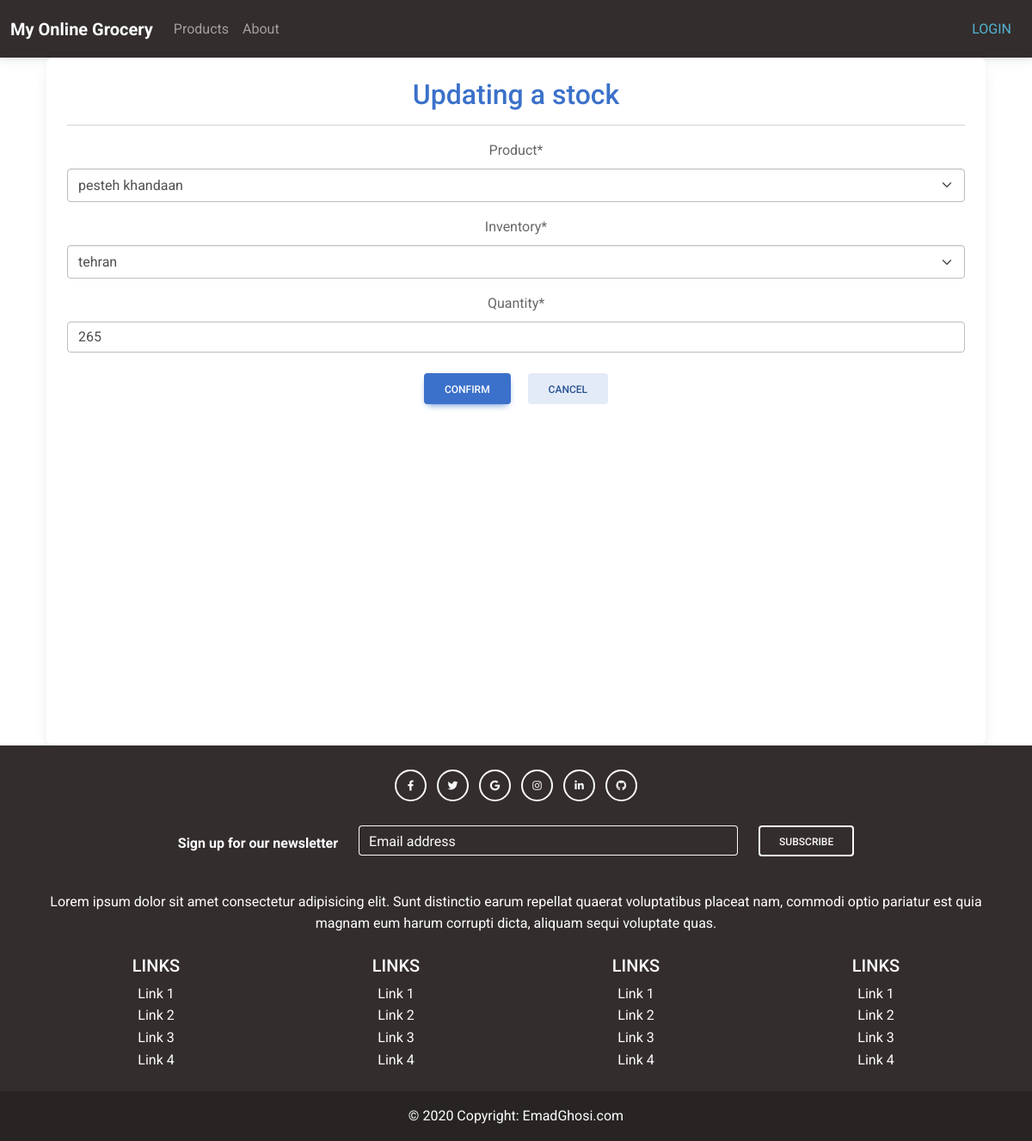
Before: /inventory/stockupdate/9/ with the older database file.
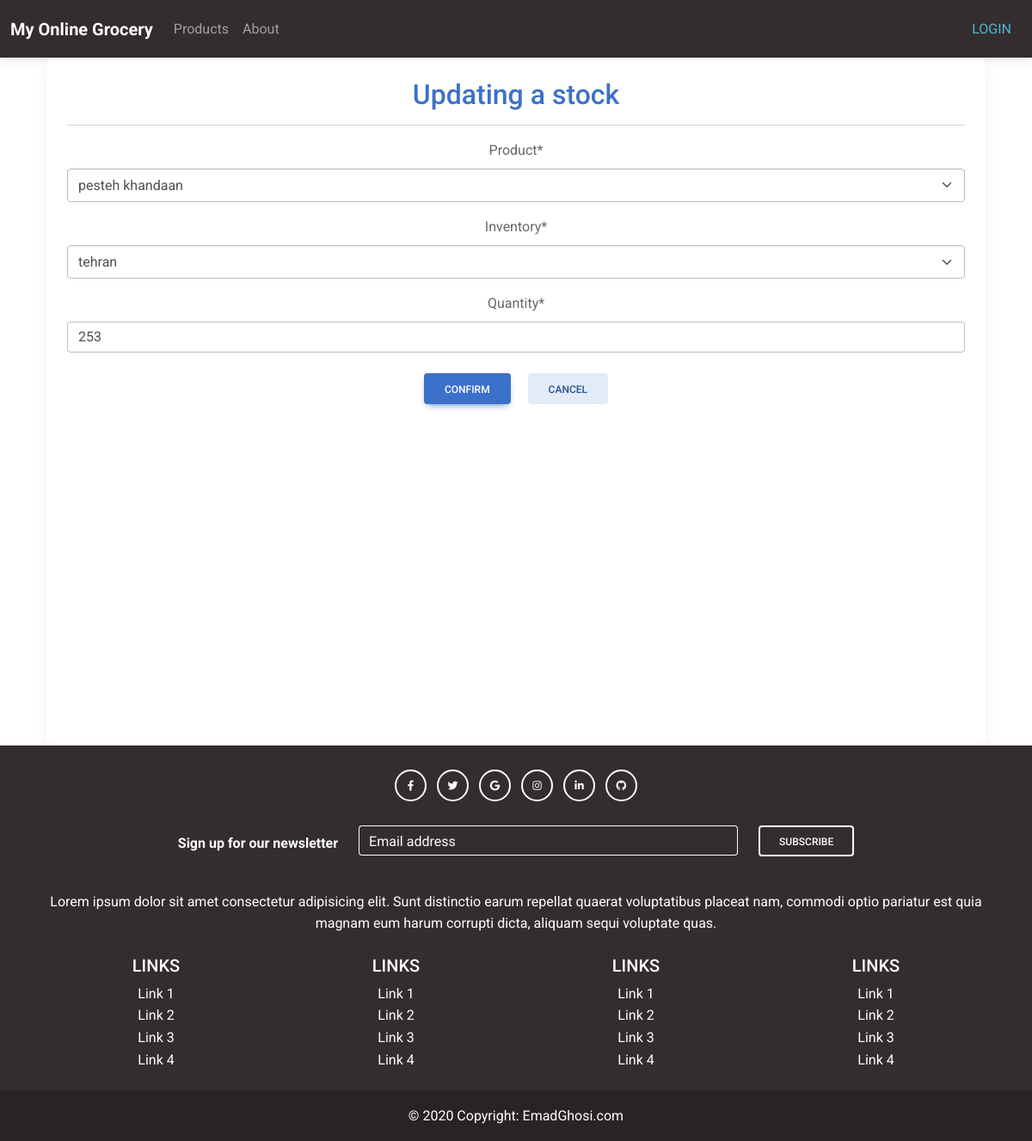
After: the same page with the newer database file.
### inventory/models.py (models this page shows, shortened)
class Stock(models.Model):
    product = models.ForeignKey(Product,
            related_name='stock_product',
            on_delete=models.CASCADE,)
    inventory = models.ForeignKey(Inventory,
            related_name='stock_inventory',
            on_delete=models.CASCADE,)
    quantity = models.PositiveIntegerField(default=0)

### inventory/views.py (the view)
# urls.py: path('stockupdate/<int:pk>/', views.StockUpdateView.as_view(), name='stockupdate'),
class StockUpdateView(UpdateView,LoginRequiredMixin):
    model = Stock
    template_name = 'stockupdate.html'
    fields = "__all__"

### inventory/models.py (called while the page is built)
    def __str__(self):
        return self.city.name

    def __str__(self):
        return self.name

### templates/stockupdate.html (shortened to what this page needs)
{% extends 'base.html' %}
{% load static %}
{% load crispy_forms_tags %}
{% block content %}
<html>
<head>
  <link
  href="https://cdnjs.cloudflare.com/ajax/libs/font-awesome/6.0.0/css/all.min.css"
  rel="stylesheet"
/>
<link
  href="https://cdnjs.cloudflare.com/ajax/libs/mdb-ui-kit/6.4.0/mdb.min.css"
  rel="stylesheet"
/>
</head>
<body>
    <div class="container-fluid">
        <div class="card text-center h-100">
          <div class="card-body" >
            <h2 class="text-primary">Updating a stock</h2>
            <hr>
            <form action="" method="post">
                  {{ form | crispy }}
                  <input type="submit"class="btn  btn-primary m-2 " value="Confirm">
                  <a
                              href="{% url 'admstocklist' %}"
                                class="btn  btn-secondary m-2 "
                                role="btn"
                                >Cancel</a
                              >
            </form>
        </div>
        </div>
      </div>
  </div>
</body>
</html>
{% endblock content %}

Changed rows visible on the page:
changed Stock "pesteh khandaan": quantity "265" → "253"
